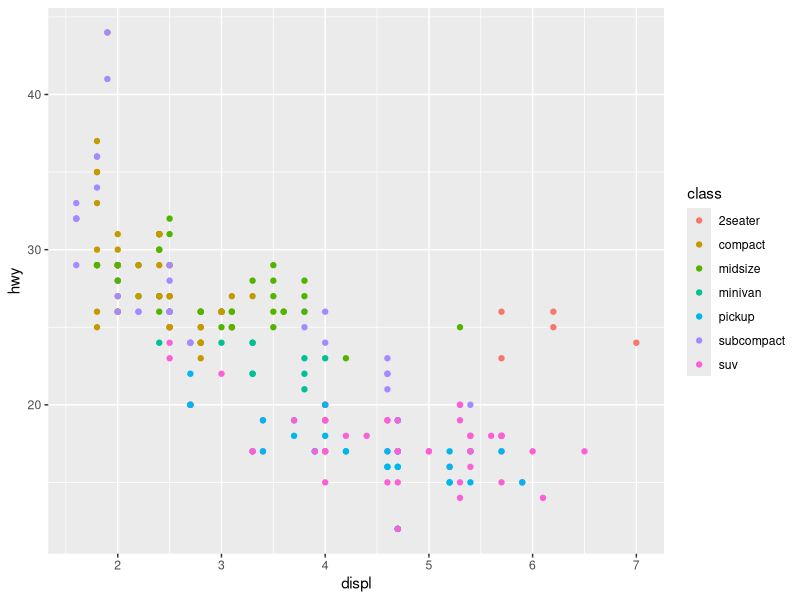
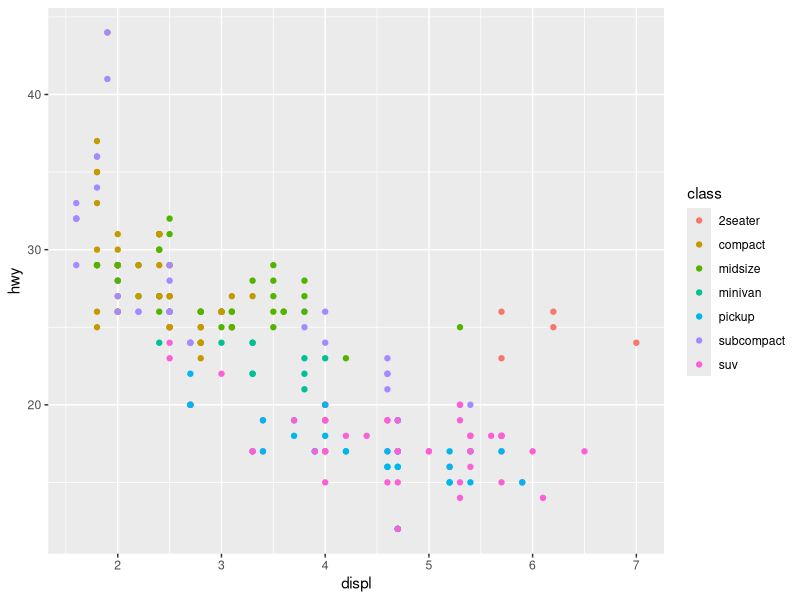
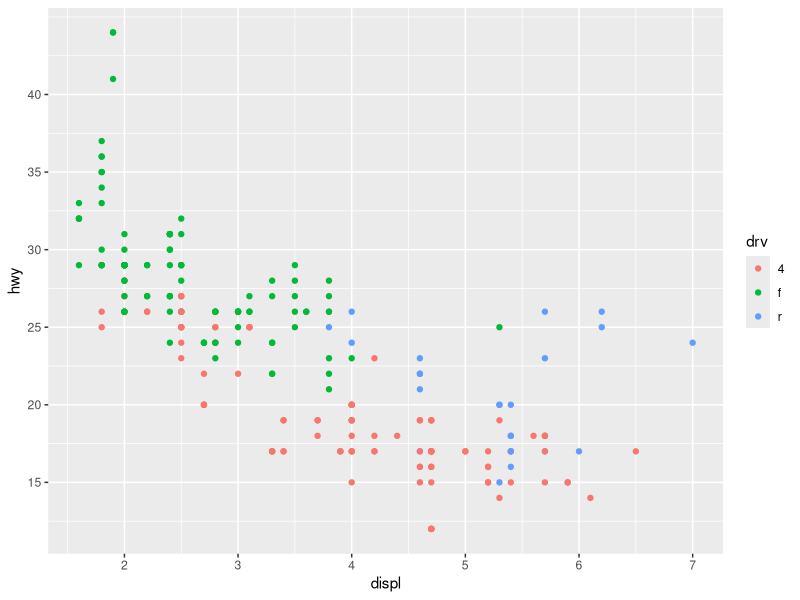
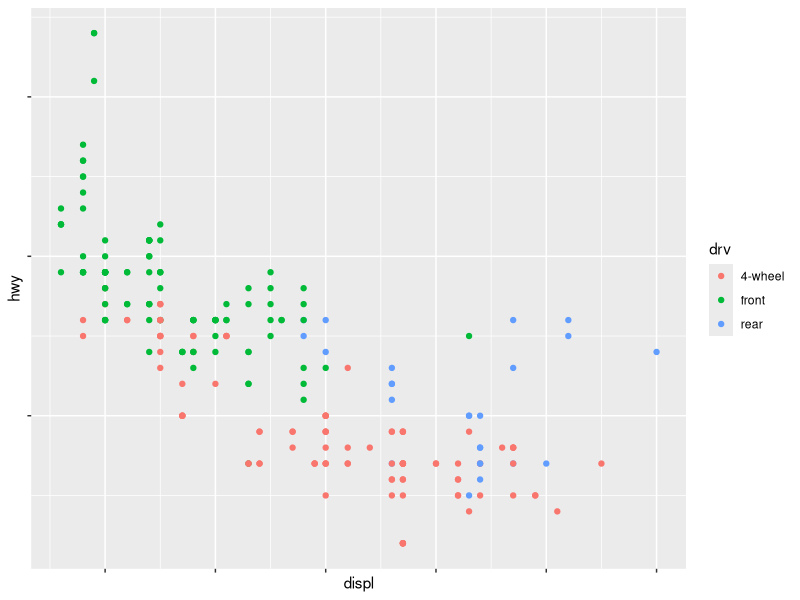
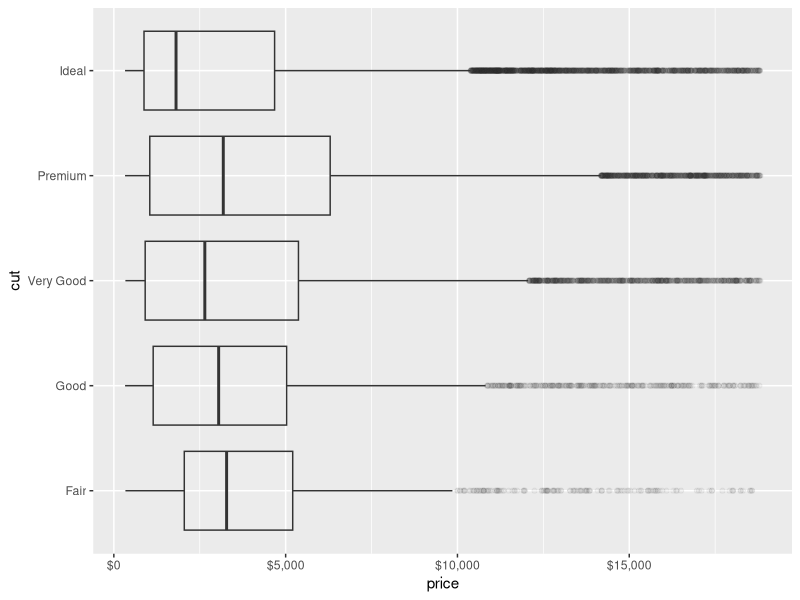
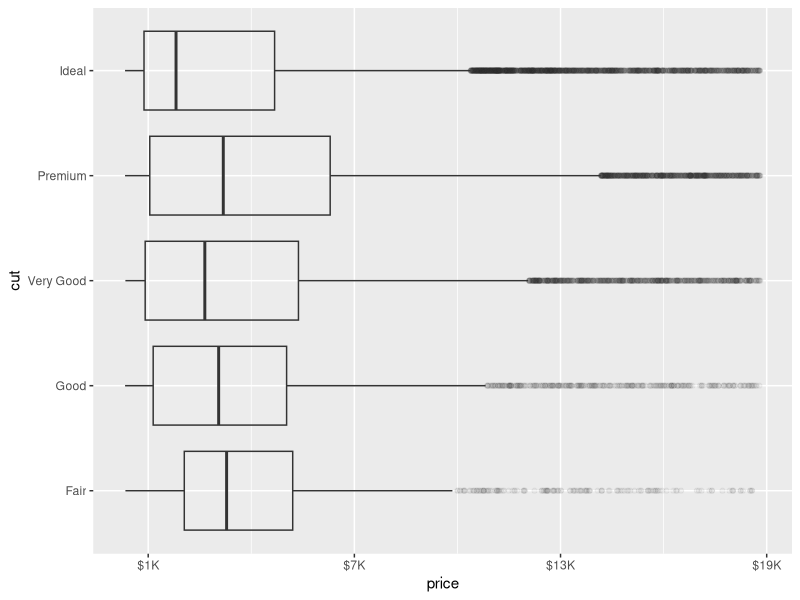
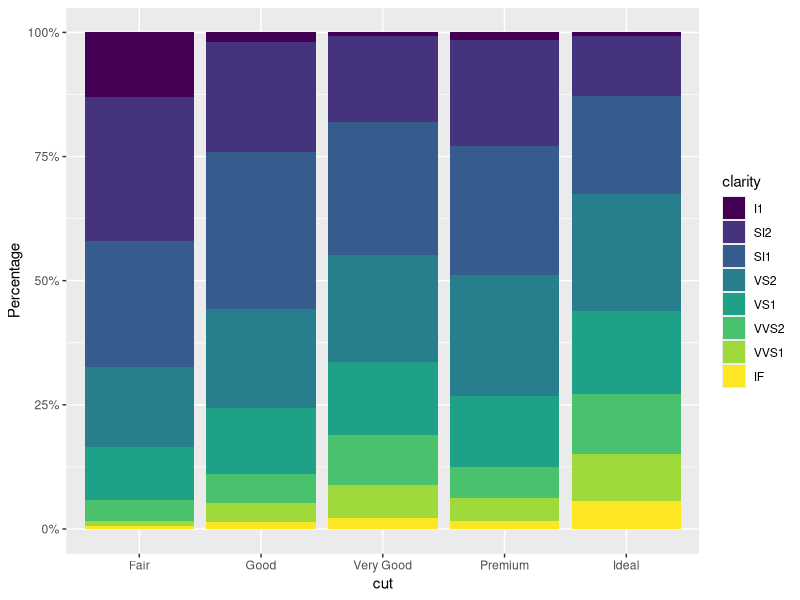
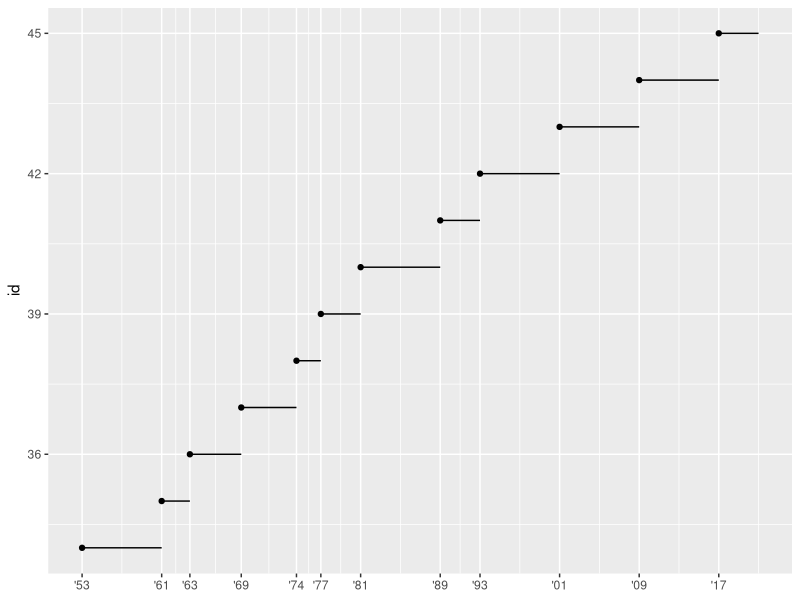

R code for these plots, in order:
{
  library(tidyverse)
  library(scales)
  library(ggrepel)
  library(patchwork)
}

# ggplot automatically adds scales
ggplot(mpg, aes(x = displ, y = hwy)) + 
  geom_point(aes(color = class))

# is equivalent to 
ggplot(mpg, aes(x = displ, y = hwy)) + 
  geom_point(aes(color = class)) +
  scale_x_continuous() + 
  scale_y_continuous() + 
  scale_color_discrete()

# scales may be continuous, discrete, datetime, or date
# default values usually do a good job, but may want to override defaults
# to tweak default scale parameters or replace the scale entirely

# axes and legends are collectively called guides
# axes for x/y aesthetics, legends for everything else
# primary arguments are breaks and labels
# breaks control tick positions, i.e. values associated with keys
# labels control text label for ticks/keys

# override default scale for y with labeled ticks every 5 mpg from 15 to 40
ggplot(mpg, aes(x = displ, y = hwy, color = drv)) + 
  geom_point() + 
  scale_y_continuous(breaks = seq(15, 40, by = 5)) 

# labels can be set to NULL to suppress labels while maintaining ticks,
# useful for maps or plots where exact numbers cannot be shared
# discrete labels categorical variables can be specified with a list of
# desired labels corresponding to the existing labels
ggplot(mpg, aes(x = displ, y = hwy, color = drv)) + 
  geom_point() + 
  scale_x_continuous(labels = NULL) + 
  scale_y_continuous(labels = NULL) + 
  scale_color_discrete(labels = c("4" = "4-wheel", "f" = "front", "r" = "rear"))

# labelling functions can be used with labels argument to format numbers

# using label_dollar() to represent currencies
ggplot(diamonds, aes(x = price, y = cut)) + 
  geom_boxplot(alpha = 0.05) + 
  scale_x_continuous(labels = label_dollar())

ggplot(diamonds, aes(x = price, y = cut)) + 
  geom_boxplot(alpha = 0.05) + 
  scale_x_continuous(
    labels = label_dollar(scale = 0.001, suffix = "K"),
    breaks = seq(1000, 19000, by = 6000)
  )

# using label_percent() so y axis displays as "Percentage" instead of "count"
ggplot(diamonds, aes(x = cut, fill = clarity)) + 
  geom_bar(position = "fill") + 
  scale_y_continuous(name = "Percentage", labels = label_percent())

# breaks can also be used in cases of few observations where showing 
# the beginning of each observation is important
presidential |> 
  mutate(id = 33 + row_number()) |> 
  ggplot(aes(x = start, y = id)) + 
  geom_point() + 
  geom_segment(aes(xend = end, yend = id)) + 
  scale_x_date(name = NULL, breaks = presidential$start, date_labels = "'%y")

# dataframe$column format is used for specifying breaks
# as it is not an aesthetic mapping

# date_labels takes a format specification similar to parse_datetime()
# date_breaks() is superseded by breaks_width()

# theme() is used for controlling non-data parts of plot
# e.g. controlling overall position of legend with theme(legend.position)
base <- ggplot(mpg, aes(x = displ, y = hwy)) + 
  geom_point(aes(color = class))

base + theme(legend.position = "right")
base + theme(legend.position = "left")
base + 
  theme(legend.position = "top") + 
  guides(color = guide_legend(nrow = 3))
base + 
  theme(legend.position = "bottom") + 
  guides(color = guide_legend(nrow = 3))


# guides() with guides_legend() or guides_colorbar() can be used to
# control the display of individual legends

# changing number of rows and size of points in legend for scatterplot
ggplot(mpg, aes(x = displ, y = hwy)) + 
  geom_point(aes(color = class)) + 
  geom_smooth(se = FALSE) + 
  theme(legend.position = "bottom") + 
  guides(color = guide_legend(nrow = 2, override.aes = list(size = 4)))


# legend should be placed at the top or bottom for short and wide plots,
# and placed to the left or right for tall and narrow plots